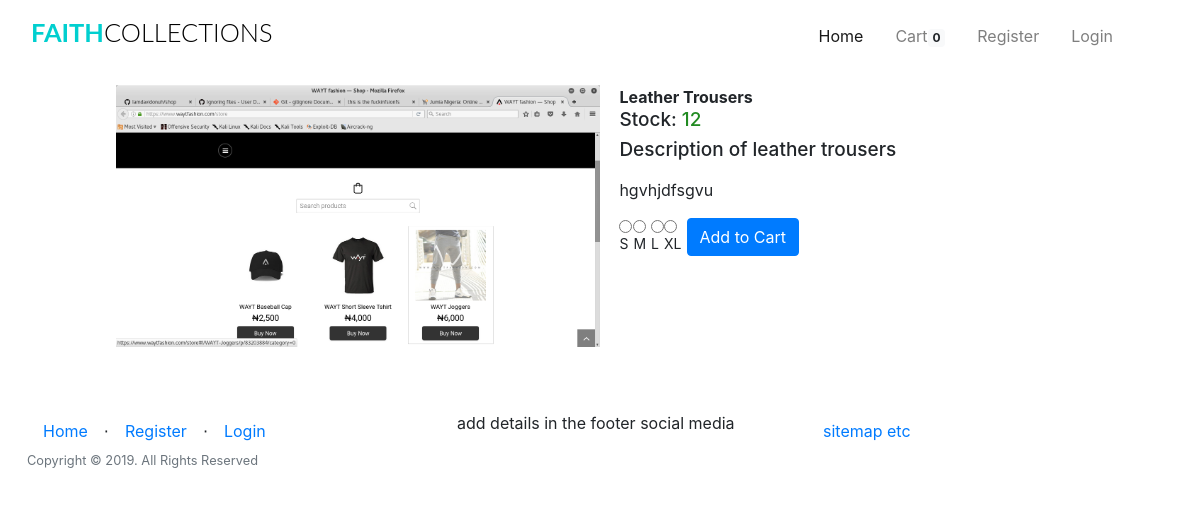
/productdetails/1/, run on the app's committed database.
### app/models.py (models this page shows, shortened)
class Products(db.Model):
	__tablename__ = 'product'
	id = db.Column(db.Integer, primary_key=True)
	product_name = db.Column(db.String(100), index=True)
	product_price = db.Column(db.Integer, index=True)
	product_image = db.Column(db.String(120),index=True)
	product_description = db.Column(db.String(200), index=True)
	product_stock = db.Column(db.Integer, index = True)
	product_size = db.Column(db.String(5), index = True)
	categories_id = db.Column(db.Integer, db.ForeignKey('categories.id'))
	'''
		foreign key for product.id
		test this weda its one order several products or several orders, serveral products
		using many to many for now
		#many many rel with order
	'''
	order = db.relationship("Order", secondary = association_table)

### app/home/routes.py (the view, shortened to what this page needs)
@home.route('/productdetails/<int:id>/', methods = ["GET","POST"])
def product_details(id):
	if current_user.is_anonymous:
		count = 0
	else:
		count = Kart.query.filter_by(user_id =current_user.id).count()
		user =current_user.id
	form = Variations()
	product_detail = Products.query.get_or_404(id)
	return render_template("home/productdetails.html",
		product_detail = product_detail,title = product_detail.product_name,
		form =form,count=count)

### app/admin/forms.py
class Variations(FlaskForm):
    sizes = RadioField('Sizes',validators=[DataRequired(message="select a product size")],
    choices=[('Small','S'),('Medium','M'),('Large','L'),('Extra Large','XL')])
    submit =SubmitField('Add to Cart')

### app/templates/home/productdetails.html (shortened to what this page needs)
{% extends "base.html" %}
{% block body %}
{% if product_detail %}
<div class="container-fluid clearfix" style="max-width:90%; margin-left: auto; margin-right: auto;">
    <div class="float-left" style=" width:50%;">
                <img  class="responsive-img" src="{{ product_detail.product_image }}">
    </div>
    <div class="float-right" style="width:48%;">
        <div>
                <span class="product-name">
                        {{ product_detail.product_name }}
                </span>
                <h5 style="font-size:19px">
                    Stock: <span style="color:forestgreen;">{{ product_detail.product_stock }}</span>
                </h5>
                <article>
                        <h5 style="font-size: 19px;">
                                Description of {{ product_detail.product_name }}
                        <p style="font-size:15px;">
                        <div class="product-description">
                            {{product_detail.product_description }}
                        </div>
                        </p>
                </article>
                <section>
                    <section>
                        <form class="form-inline" method="POST">
                        {% for subfield in form.sizes %}
                        <div class="radio">
                                  {{ subfield }}
                                  {{ subfield.label }}
                        </div>
                        {% endfor %}
                    <div>
                            {{ form.submit(class="btn btn-primary d-block")}}
                        </div>
                  </section>
                </section>
        </div>
    </div>
</div>
{% endif %}
{% endblock %}

### app/static/css/st.css (style rules this page uses)
.product-name { text-transform: capitalize; font-weight:bold; }
.product-description { max-width:480px;; min-width: auto; height: auto; }
img.responsive-img, video.responsive-video { max-width: 100%; height: auto; }

### app/templates/home/productdetails.html (style rules this page uses)
label { margin-right: 5px; font-size: 14px; color:inherit; }

### data on the page
Products: product_name "Leather Trousers", product_stock "12", product_name "leather trousers", product_description "hgvhjdfsgvu"

### other printed values
{{ count }} "0"
{{ subfield.label }} "S" "M" "L" "XL"
